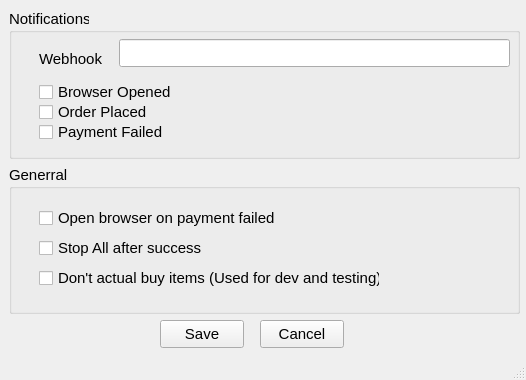
<?xml version="1.0" encoding="UTF-8"?>
<ui version="4.0">
 <class>formProfileManager</class>
 <widget class="QMainWindow" name="formProfileManager">
  <property name="geometry">
   <rect>
    <x>0</x>
    <y>0</y>
    <width>526</width>
    <height>380</height>
   </rect>
  </property>
  <property name="font">
   <font>
    <pointsize>11</pointsize>
   </font>
  </property>
  <property name="windowTitle">
   <string>Settings</string>
  </property>
  <widget class="QWidget" name="centralwidget">
   <widget class="QGroupBox" name="groupBox">
    <property name="geometry">
     <rect>
      <x>9</x>
      <y>9</y>
      <width>511</width>
      <height>150</height>
     </rect>
    </property>
    <property name="title">
     <string>Notifications</string>
    </property>
    <widget class="QLabel" name="label">
     <property name="geometry">
      <rect>
       <x>30</x>
       <y>40</y>
       <width>63</width>
       <height>20</height>
      </rect>
     </property>
     <property name="text">
      <string>Webhook</string>
     </property>
    </widget>
    <widget class="QLineEdit" name="txtWebhook">
     <property name="geometry">
      <rect>
       <x>110</x>
       <y>30</y>
       <width>391</width>
       <height>28</height>
      </rect>
     </property>
    </widget>
    <widget class="QCheckBox" name="checkBox">
     <property name="geometry">
      <rect>
       <x>30</x>
       <y>70</y>
       <width>331</width>
       <height>26</height>
      </rect>
     </property>
     <property name="text">
      <string>Browser Opened</string>
     </property>
    </widget>
    <widget class="QCheckBox" name="checkBox_2">
     <property name="geometry">
      <rect>
       <x>30</x>
       <y>90</y>
       <width>331</width>
       <height>26</height>
      </rect>
     </property>
     <property name="text">
      <string>Order Placed</string>
     </property>
    </widget>
    <widget class="QCheckBox" name="checkBox_3">
     <property name="geometry">
      <rect>
       <x>30</x>
       <y>110</y>
       <width>331</width>
       <height>26</height>
      </rect>
     </property>
     <property name="text">
      <string>Payment Failed</string>
     </property>
    </widget>
   </widget>
   <widget class="QGroupBox" name="groupBox_2">
    <property name="geometry">
     <rect>
      <x>9</x>
      <y>165</y>
      <width>511</width>
      <height>149</height>
     </rect>
    </property>
    <property name="title">
     <string>Generral</string>
    </property>
    <widget class="QCheckBox" name="checkBox_4">
     <property name="geometry">
      <rect>
       <x>30</x>
       <y>100</y>
       <width>341</width>
       <height>26</height>
      </rect>
     </property>
     <property name="text">
      <string>Don't actual buy items (Used for dev and testing)</string>
     </property>
    </widget>
    <widget class="QCheckBox" name="checkBox_5">
     <property name="geometry">
      <rect>
       <x>30</x>
       <y>40</y>
       <width>331</width>
       <height>26</height>
      </rect>
     </property>
     <property name="text">
      <string>Open browser on payment failed</string>
     </property>
    </widget>
    <widget class="QCheckBox" name="checkBox_6">
     <property name="geometry">
      <rect>
       <x>30</x>
       <y>70</y>
       <width>331</width>
       <height>26</height>
      </rect>
     </property>
     <property name="text">
      <string>Stop All after success</string>
     </property>
    </widget>
   </widget>
   <widget class="QPushButton" name="btnSave">
    <property name="geometry">
     <rect>
      <x>160</x>
      <y>320</y>
      <width>84</width>
      <height>28</height>
     </rect>
    </property>
    <property name="text">
     <string>Save</string>
    </property>
   </widget>
   <widget class="QPushButton" name="btnCancel">
    <property name="geometry">
     <rect>
      <x>260</x>
      <y>320</y>
      <width>84</width>
      <height>28</height>
     </rect>
    </property>
    <property name="text">
     <string>Cancel</string>
    </property>
   </widget>
  </widget>
  <widget class="QStatusBar" name="statusbar"/>
 </widget>
 <resources/>
 <connections/>
</ui>
